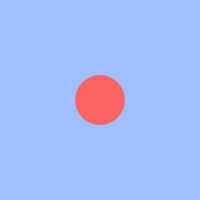
Frame 1 (no input)
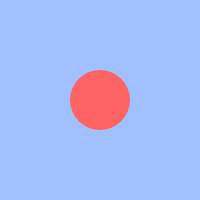
Frame 60 (no input)
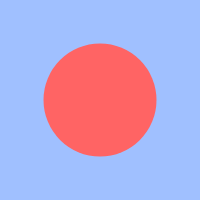
Frame 120 (the mouse pressed at the canvas centre since frame 60)

The p5.js sketch that drew these frames (run headless with seeded random() and noise() and a simulated clock; from frame 60 on, the mouse is pressed at the canvas centre):

// p5.js sketch
// ── sketch.js
// 練習問題「心臓の鼓動のように大きくなったり小さくなったりする円」
let count;
let cycle;
let sizex, size;

function setup(){
  createCanvas(200, 200);
  count = 0;
  cycle = 100;
  size = 50;
  frameRate(20);
  sizex = 1;
}

function draw(){
  background(160, 192, 255);
  count = (count + 1) % cycle;
  // BLANK[1]
  noStroke();
  fill(255, 100, 100);
  ellipse(width / 2, width / 2, size);
  if(size >= 105){size = 50, sizex = 1;}
  else if(mouseIsPressed){size = size + 3*sizex, sizex += 1;} 
  else{size = size + sizex, sizex += 1;}
}
